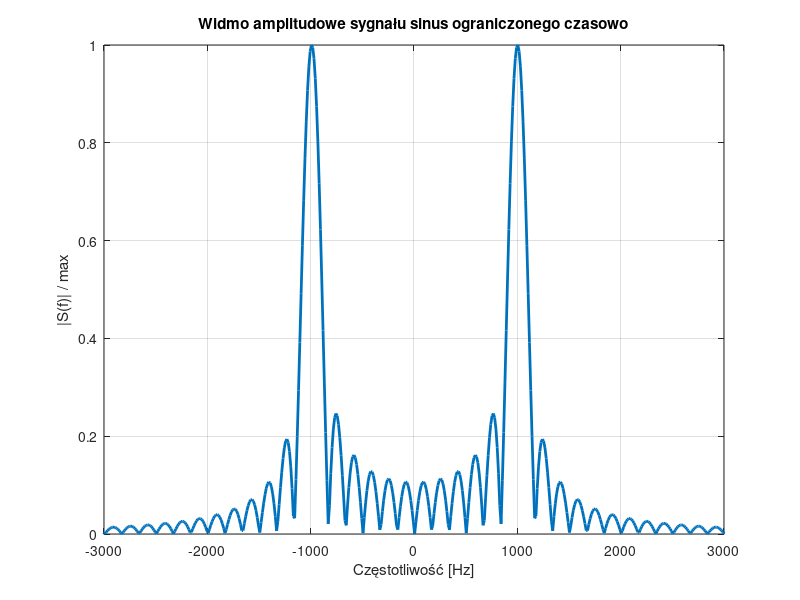

The MATLAB script that drew this image:
% zadanie_3.m
% Autor: Jakub Ploskonka
% 31 03 2025
% Zadanie 3
% syg_sin ograniczony oknem prostoktnym + widmo CFT sygnału 

clc; clear; close all;

% Parametry
k = 3;
fo = 1000;       % [Hz] – częstotliwość sygnału
fs = 100000;     % [Hz] – bardzo gęste próbkowanie (do przybliżenia CFT)
dt = 1/fs;       % okres próbkowania

% Czas: większy niż okno prostokątne, by dobrze uchwycić brzeg
t = -(k+1)/fo : dt : (k+1)/fo;

% Sygnał sinusoidalny ograniczony oknem
s = sin(2 * pi * fo * t);
okno = abs(t) < (k / fo);
s = s .* okno;

% FFT – przybliżenie CFT
N = length(s);
S = fftshift(fft(s, 10*N)); % zwiększamy rozdzielczość FFT
f = linspace(-fs/2, fs/2, length(S));

% Widmo amplitudowe
mag = abs(S) / max(abs(S));  % normalizacja

% Wykres
figure(1)
plot(f, mag, 'LineWidth', 2); grid on;
title('Widmo amplitudowe sygnału sinus ograniczonego czasowo');
xlabel('Częstotliwość [Hz]');
ylabel('|S(f)| / max');
xlim([-3*fo, 3*fo]);  % pokazujemy ±3fo dla czytelności
